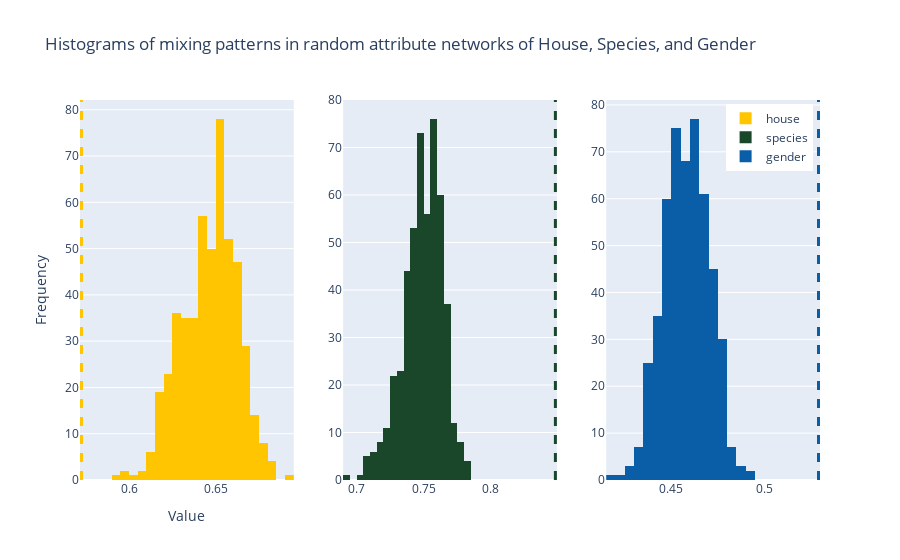

Here is the notebook cell this chart was saved with:
### Code cell
import plotly.express as px
import plotly.graph_objects as go
from plotly.subplots import make_subplots

fig = make_subplots(rows=1, cols=3)

colors = [('#ffc500'), ('#1a472a'), ('#0a5ea8')]

for i, key in enumerate(X.keys()):
    trace = go.Histogram(x=X[key], nbinsx=20, name=key, marker_color=colors[i])
    fig.add_trace(trace, row=1, col=i+1)
    fig.add_vline(x=harry_means[key], line_width=3, line_dash="dash", row=1, col=i+1, name="Mean from Harry Potter network", line_color=colors[i])

fig.update_layout(title="Histograms of mixing patterns in random attribute networks of House, Species, and Gender",
                  xaxis_title="Value",
                  yaxis_title="Frequency",
                  showlegend=True,
                  legend=dict(yanchor="top", y=0.99, xanchor="right", x=0.99))
fig.show()

### Figure 1 — Plotly figure (JSON) as saved in the notebook; plotly's stock layout.template omitted (floating-point values rounded to 4 significant figures; data arrays with more than 128 entries replaced by an {"elided": "..."} marker saying what was removed)
{"data": [{"marker": {"color": "#ffc500"}, "name": "house", "nbinsx": 20, "type": "histogram", "x": {"elided": "500 float values"}, "xaxis": "x", "yaxis": "y"}, {"marker": {"color": "#1a472a"}, "name": "species", "nbinsx": 20, "type": "histogram", "x": {"elided": "500 float values"}, "xaxis": "x2", "yaxis": "y2"}, {"marker": {"color": "#0a5ea8"}, "name": "gender", "nbinsx": 20, "type": "histogram", "x": {"elided": "500 float values"}, "xaxis": "x3", "yaxis": "y3"}], "layout": {"legend": {"x": 0.99, "xanchor": "right", "y": 0.99, "yanchor": "top"}, "shapes": [{"line": {"color": "#ffc500", "dash": "dash", "width": 3}, "name": "Mean from Harry Potter network", "type": "line", "x0": 0.5725, "x1": 0.5725, "xref": "x", "y0": 0, "y1": 1, "yref": "y domain"}, {"line": {"color": "#1a472a", "dash": "dash", "width": 3}, "name": "Mean from Harry Potter network", "type": "line", "x0": 0.8481, "x1": 0.8481, "xref": "x2", "y0": 0, "y1": 1, "yref": "y2 domain"}, {"line": {"color": "#0a5ea8", "dash": "dash", "width": 3}, "name": "Mean from Harry Potter network", "type": "line", "x0": 0.5291, "x1": 0.5291, "xref": "x3", "y0": 0, "y1": 1, "yref": "y3 domain"}], "showlegend": true, "title": {"text": "Histograms of mixing patterns in random attribute networks of House, Species, and Gender"}, "xaxis": {"anchor": "y", "domain": [0, 0.2889], "title": {"text": "Value"}}, "xaxis2": {"anchor": "y2", "domain": [0.3556, 0.6444]}, "xaxis3": {"anchor": "y3", "domain": [0.7111, 1]}, "yaxis": {"anchor": "x", "domain": [0, 1], "title": {"text": "Frequency"}}, "yaxis2": {"anchor": "x2", "domain": [0, 1]}, "yaxis3": {"anchor": "x3", "domain": [0, 1]}}}
